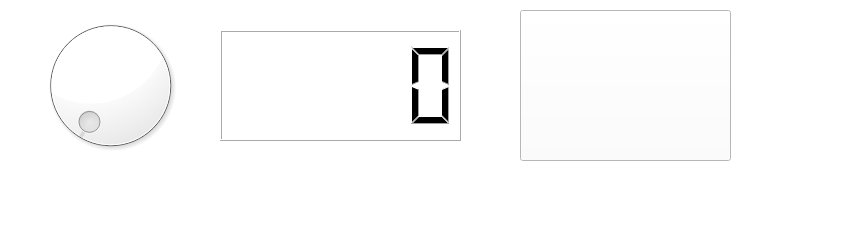
<?xml version="1.0" encoding="UTF-8"?>
<ui version="4.0">
 <class>MainWindow</class>
 <widget class="QMainWindow" name="MainWindow">
  <property name="geometry">
   <rect>
    <x>0</x>
    <y>0</y>
    <width>849</width>
    <height>228</height>
   </rect>
  </property>
  <property name="windowTitle">
   <string>Setting</string>
  </property>
  <property name="styleSheet">
   <string notr="true">background-color: rgb(255, 255, 255);</string>
  </property>
  <widget class="QWidget" name="centralwidget">
   <widget class="QDial" name="dial">
    <property name="geometry">
     <rect>
      <x>10</x>
      <y>10</y>
      <width>201</width>
      <height>151</height>
     </rect>
    </property>
   </widget>
   <widget class="QLCDNumber" name="lcdNumber">
    <property name="geometry">
     <rect>
      <x>220</x>
      <y>30</y>
      <width>241</width>
      <height>111</height>
     </rect>
    </property>
   </widget>
   <widget class="QPushButton" name="pushButton">
    <property name="geometry">
     <rect>
      <x>520</x>
      <y>10</y>
      <width>211</width>
      <height>151</height>
     </rect>
    </property>
    <property name="styleSheet">
     <string notr="true">border-image: url(:on.png);</string>
    </property>
    <property name="text">
     <string/>
    </property>
   </widget>
  </widget>
  <widget class="QMenuBar" name="menubar">
   <property name="geometry">
    <rect>
     <x>0</x>
     <y>0</y>
     <width>849</width>
     <height>26</height>
    </rect>
   </property>
  </widget>
  <widget class="QStatusBar" name="statusbar"/>
 </widget>
 <resources/>
 <connections/>
</ui>
